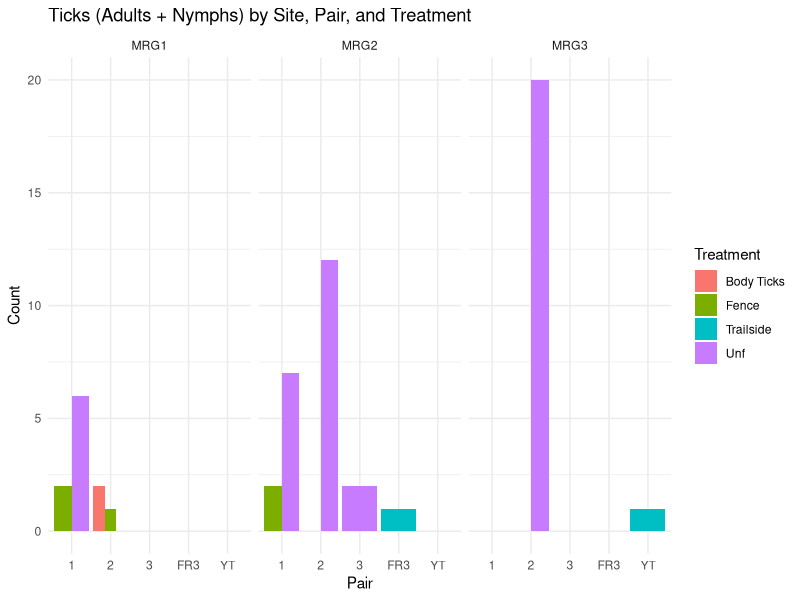

This figure's R source:
library(dplyr)
library(ggplot2)

# Load data
df <- read.csv("app/LTA_tick_data.csv", check.names = FALSE) %>%
  filter(LT_Site == "MRG") %>%
  mutate(
    Adults_Nymphs = BL_Adults + BL_Nymphs + Dg_Adults + Dg_Nymphs + ALH_Adults + ALH_Nymphs,
    Treatment = `Fence/Unf`
  )

# Summarize
summary_df <- df %>%
  group_by(Site_location, Pair, Treatment) %>%
  summarize(Adults_Nymphs = sum(Adults_Nymphs, na.rm = TRUE), .groups = "drop") %>%
  arrange(Site_location, Pair, Treatment)

# Table
cat("=== Ticks (Adults + Nymphs) by Site x Pair x Treatment ===\n")
print(summary_df, n = Inf)

# Plot
ggplot(summary_df, aes(x = Pair, y = Adults_Nymphs, fill = Treatment)) +
  geom_col(position = "dodge") +
  facet_wrap(~Site_location) +
  labs(
    title = "Ticks (Adults + Nymphs) by Site, Pair, and Treatment",
    x = "Pair", y = "Count", fill = "Treatment"
  ) +
  theme_minimal()
